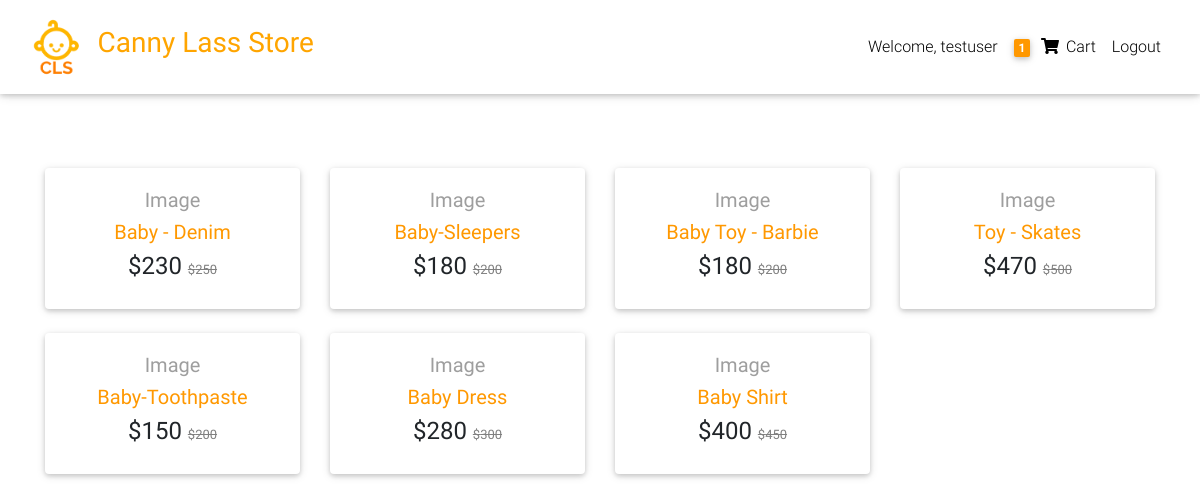
Screenshot of / (signed in) with the database file from the repository.
### catalog/models.py (models this page shows, shortened)
class Order(models.Model):
    user = models.ForeignKey(User, on_delete=models.CASCADE)
    items = models.ManyToManyField(OrderItem)
    address = models.ForeignKey(
        "Address", on_delete=models.SET_NULL, blank=True, null=True)
    payment = models.ForeignKey(
        "Payment", on_delete=models.SET_NULL, blank=True, null=True)
    coupon = models.ForeignKey(
        "Coupon", on_delete=models.SET_NULL, blank=True, null=True)
    ordered = models.BooleanField(default=False)
    start_date = models.DateTimeField(auto_now_add=True)
    ordered_date = models.DateTimeField()

class Item(models.Model):
    title = models.CharField(max_length=200)
    price = models.IntegerField()
    discount_price = models.IntegerField(blank=True, null=True)
    slug = models.SlugField()
    status = models.CharField(max_length=200)
    category = models.CharField(choices=CATEGORY_CHOICES, max_length=2)
    label = models.CharField(choices=LABEL_CHOICES, max_length=2)
    description = models.TextField()
    image = models.ImageField(default='default.jpg', upload_to='productImages')

### catalog/views.py (the view)
# urls.py: path('', HomeView.as_view(), name='home'),
class HomeView(ListView):
    model = Item
    template_name = 'home.html'

### catalog/templatetags/cart_template_tags.py (called while the page is built)
@register.filter
def cart_item_count(user):
    if user.is_authenticated:
        qs = Order.objects.filter(user=user, ordered=False)
        if qs.exists():
            order = qs[0]
            return order.items.count()
    return 0

### templates/home.html (shortened to what this page needs)
{% extends 'base.html' %}
{% block content %}
<div class="h-25">
</div>
<main>
  <div class="container">
    <section class="text-center mb-4 mt-3">
      <div class="row wow fadeIn">
        {% for object in object_list %}
        <div class="col-lg-3 col-md-6 mb-4">
          <div class="card">
            <div class="card-body text-center">
              <a href="" class="grey-text">
                <h5>Image</h5>
              </a>
              <h5>
                <a href="{% url 'product' object.slug %}" class="orange-text">{{object.title}}</a>
              </h5>
              <h4>
                {% if object.discount_price %}
                  ${{object.discount_price}}
                  <span style="font-size: small; color: gray"><del>${{object.price}}</del></span>
                {% else %}
                  ${{object.price}}
                {% endif %}
              </h4>
            </div>
          </div>
        </div>
        {% endfor %}
      </div>
    </section>
  </div>
</main>
{% endblock content %}

### templates/base.html (shortened to what this page needs)
{% load static %}
{% load cart_template_tags %}
<!DOCTYPE html>
<html lang="en">
<head>
  <link rel="stylesheet" href="https://use.fontawesome.com/releases/v5.11.2/css/all.css">
  <link href="{% static 'css/bootstrap.min.css' %}" rel="stylesheet">
  <link href="{% static 'css/mdb.min.css' %}" rel="stylesheet">
  <link href="{% static 'css/style.min.css' %}" rel="stylesheet">
</head>
<body>
<nav class="navbar fixed-top navbar-expand-lg navbar-light white scrolling-navbar">
<div class="container-fluid">
    <a class="navbar-brand waves-effect" href="{% url 'home' %}">
      <img class="ml-0 pl-0" style="height: 60px;" src="{% static 'logo-black.svg' %}" alt="Logo">
    </a>
    <h3 style="color:orange"><strong>Canny Lass Store</strong></h3>
    <div class="collapse navbar-collapse" id="navbarSupportedContent">
    <ul class="navbar-nav nav-flex-icons">
      {% if request.user.is_authenticated %}
        <li class="nav-item">
          <a class="nav-link waves-effect" href="#">Welcome, {{request.user.username}}
          </a>
        </li>
        <li class="nav-item">
        <a href="{% url 'order_summary' %}" class="nav-link waves-effect">
            <span class="badge orange z-depth-1 mr-1">{{ request.user|cart_item_count}}</span>
            <i class="fas fa-shopping-cart"></i>
            <span class="clearfix d-none d-sm-inline-block"> Cart </span>
        </a>
        </li>
         <li class="nav-item">
          <a class="nav-link waves-effect" href="{% url 'account_logout' %}">Logout
          </a>
        </li>
      {% endif %}
    </ul>
    </div>
</div>
</nav>
<div class="p-3 text-center"></div>
{% block content %}
{% endblock content %}
</body>
</html>

### templates/base.html (style rules this page uses)
html, body, header, .carousel { height: 60vh; }

### rows the page displays
Item: title "Baby - Denim", discount_price "230", price "250"
Item: title "Baby-Sleepers", discount_price "180", price "200"
Item: title "Baby Toy - Barbie", discount_price "180", price "200"
Item: title "Toy - Skates", discount_price "470", price "500"
Item: title "Baby-Toothpaste", discount_price "150", price "200"
Item: title "Baby Dress", discount_price "280", price "300"
Item: title "Baby Shirt", discount_price "400", price "450"

### other values shown
{{ request.user.username }} "testuser"
{{ request.user|cart_item_count }} "1"
